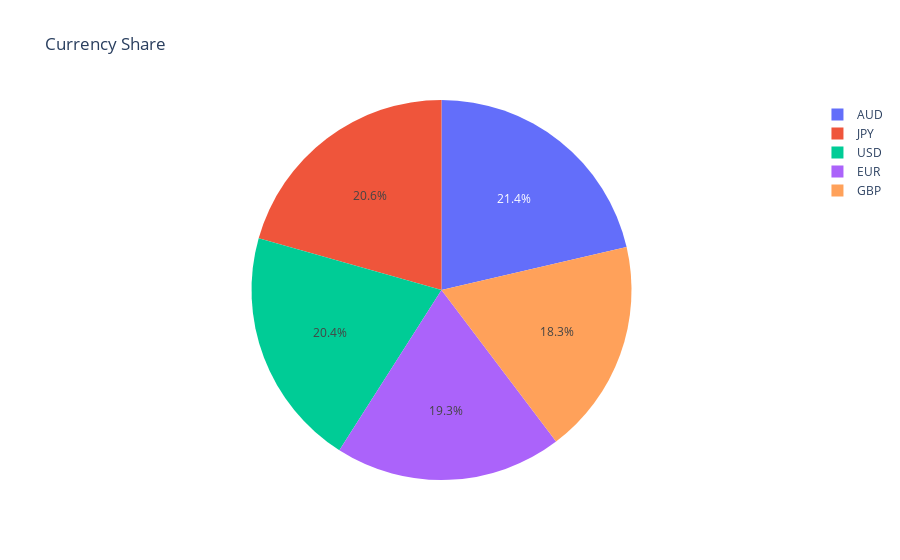

Notebook code cell kept with this figure:
### Code cell
px.pie(currency_counts, names='asset_currency', values='count', title='Currency Share')

### Figure 1 — Plotly figure (JSON) as saved in the notebook; plotly's stock layout.template omitted (floating-point values rounded to 4 significant figures)
{"data": [{"domain": {"x": [0, 1], "y": [0, 1]}, "hovertemplate": "asset_currency=%{label}<br>count=%{value}<extra></extra>", "labels": ["AUD", "JPY", "USD", "EUR", "GBP"], "legendgroup": "", "name": "", "showlegend": true, "type": "pie", "values": [168, 162, 160, 152, 144]}], "layout": {"legend": {"tracegroupgap": 0}, "title": {"text": "Currency Share"}}}
